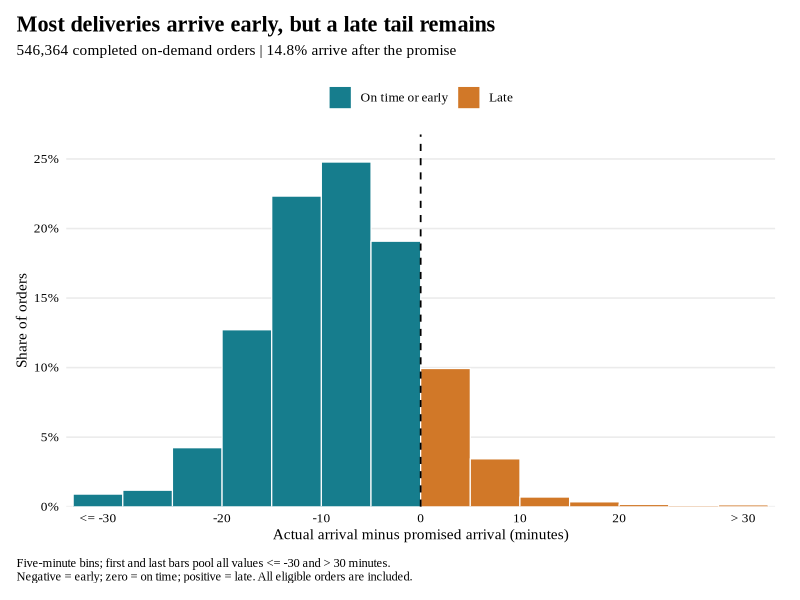
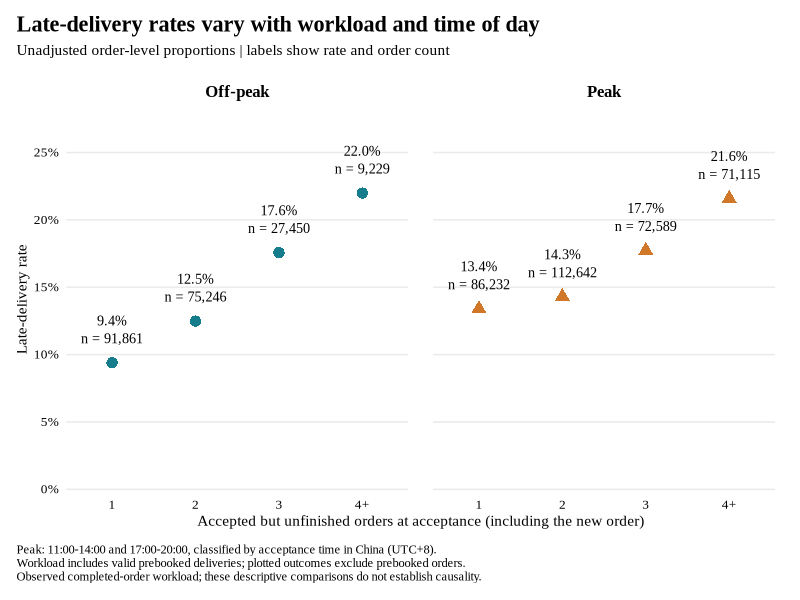
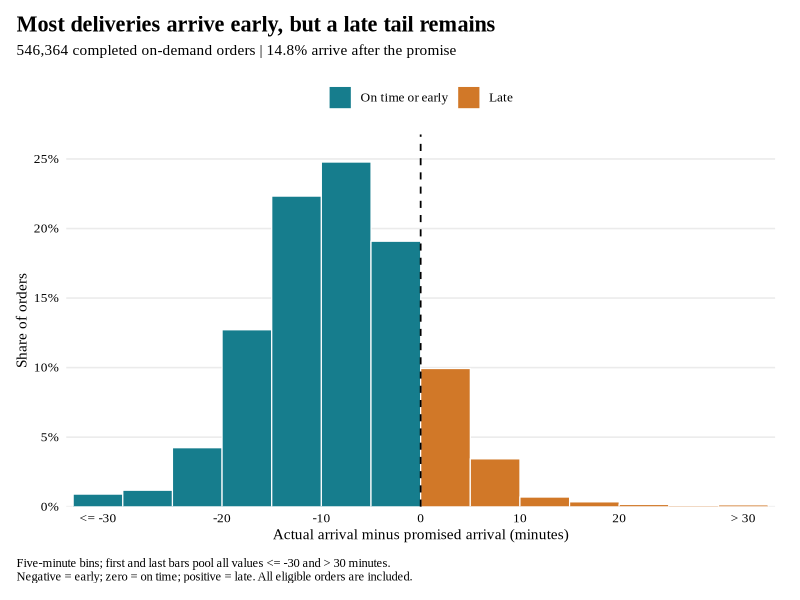
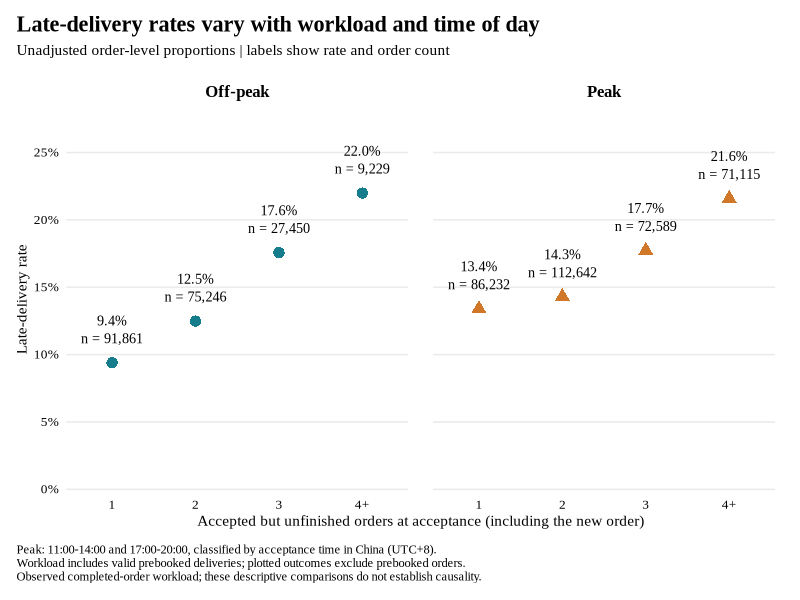

R code for these plots, in order:
# Run from the repository root. Requires only the committed small summary tables.
suppressPackageStartupMessages({library(data.table); library(ggplot2)})
dir.create("output/figures", recursive = TRUE, showWarnings = FALSE)
teal <- "#167D8D"
orange <- "#D17828"
ink <- "#000000"
theme_set(theme_minimal(base_size = 12, base_family = "Times New Roman") + theme(
  text = element_text(color = ink),
  plot.title = element_text(face = "bold", color = ink, size = 16),
  plot.subtitle = element_text(color = ink, size = 11, margin = margin(b = 14)),
  plot.title.position = "plot", plot.caption.position = "plot",
  plot.caption = element_text(hjust = 0, size = 9, color = ink, margin = margin(t = 12)),
  panel.grid.minor = element_blank(), panel.grid.major.x = element_blank(),
  axis.title = element_text(size = 11), axis.text = element_text(color = ink),
  plot.margin = margin(12, 18, 12, 12), legend.position = "top",
  legend.title = element_blank()))
q <- fread("data/figure_data/sample_quality.csv")
metric <- function(name) q$value[q$metric == name]
bins <- fread("data/figure_data/delay_distribution.csv")
bins[, `:=`(xmin = pmax(-35, lower_min), xmax = pmin(35, upper_min),
  timing = fifelse(upper_min <= 0, "On time or early", "Late"))]
p1 <- ggplot(bins) + geom_rect(aes(xmin = xmin, xmax = xmax, ymin = 0, ymax = share,
  fill = timing), color = "white", linewidth = .4) +
  geom_vline(xintercept = 0, linewidth = .6, linetype = "dashed", color = ink) +
  scale_fill_manual(values = c("On time or early" = teal, "Late" = orange),
    breaks = c("On time or early", "Late")) +
  scale_x_continuous(breaks = c(-32.5, -20, -10, 0, 10, 20, 32.5),
    labels = c("<= -30", "-20", "-10", "0", "10", "20", "> 30"), expand = c(.01,0)) +
  scale_y_continuous(labels = scales::label_percent(accuracy = 1),
    expand = expansion(mult = c(0,.08))) +
  labs(title = "Most deliveries arrive early, but a late tail remains",
    subtitle = sprintf("%s completed on-demand orders | %.1f%% arrive after the promise",
      format(metric("analysis_orders"), big.mark = ",", scientific = FALSE), 100*metric("late_rate")),
    x = "Actual arrival minus promised arrival (minutes)", y = "Share of orders",
    caption = paste("Five-minute bins; first and last bars pool all values <= -30 and > 30 minutes.",
      "Negative = early; zero = on time; positive = late. All eligible orders are included.", sep = "\n"))
groups <- fread("data/figure_data/workload_period_summary.csv")
groups[, workload_group := factor(workload_group, levels = c("1", "2", "3", "4+"))]
groups[, period := factor(period, levels = c("Off-peak", "Peak"))]
groups[, label := sprintf("%.1f%%\nn = %s", 100*late_rate, format(n_orders, big.mark = ",", trim = TRUE))]
p2 <- ggplot(groups, aes(workload_group, late_rate, color = period, shape = period)) +
  geom_point(size = 3.5) +
  geom_text(aes(label = label), color = ink, family = "Times New Roman",
    vjust = -.7, lineheight = 1.05, size = 3.6, show.legend = FALSE) +
  facet_wrap(~period, nrow = 1) +
  scale_color_manual(values = c("Off-peak" = teal, "Peak" = orange)) +
  scale_shape_manual(values = c("Off-peak" = 16, "Peak" = 17)) +
  scale_y_continuous(labels = scales::label_percent(accuracy = 1),
    limits = c(0, max(groups$late_rate) + .065), breaks = scales::breaks_width(.05),
    expand = expansion(mult = c(.01,0))) +
  scale_x_discrete(expand = expansion(add = .55)) +
  labs(title = "Late-delivery rates vary with workload and time of day",
    subtitle = "Unadjusted order-level proportions | labels show rate and order count",
    x = "Accepted but unfinished orders at acceptance (including the new order)",
    y = "Late-delivery rate",
    caption = paste("Peak: 11:00-14:00 and 17:00-20:00, classified by acceptance time in China (UTC+8).",
      "Workload includes valid prebooked deliveries; plotted outcomes exclude prebooked orders.",
      "Observed completed-order workload; these descriptive comparisons do not establish causality.", sep = "\n")) +
  theme(legend.position = "none", strip.text = element_text(face = "bold", size = 12, color = ink),
    panel.spacing.x = grid::unit(18, "pt"))
for (ext in c("png", "pdf")) {
  # Cairo embeds Times New Roman in vector PDFs; PNG uses the system font.
  figure_device <- if (ext == "pdf") grDevices::cairo_pdf else "png"
  ggsave(paste0("output/figures/figure1_delay_distribution.", ext), p1,
    width = 9, height = 4.7, dpi = 320, bg = "white", device = figure_device)
  ggsave(paste0("output/figures/figure2_workload_lateness.", ext), p2,
    width = 9, height = 5.1, dpi = 320, bg = "white", device = figure_device)
}
writeLines(trimws(capture.output(sessionInfo()), which = "right"), "output/sessionInfo.txt")
cat("Saved both figures as PNG and vector PDF.\n")
